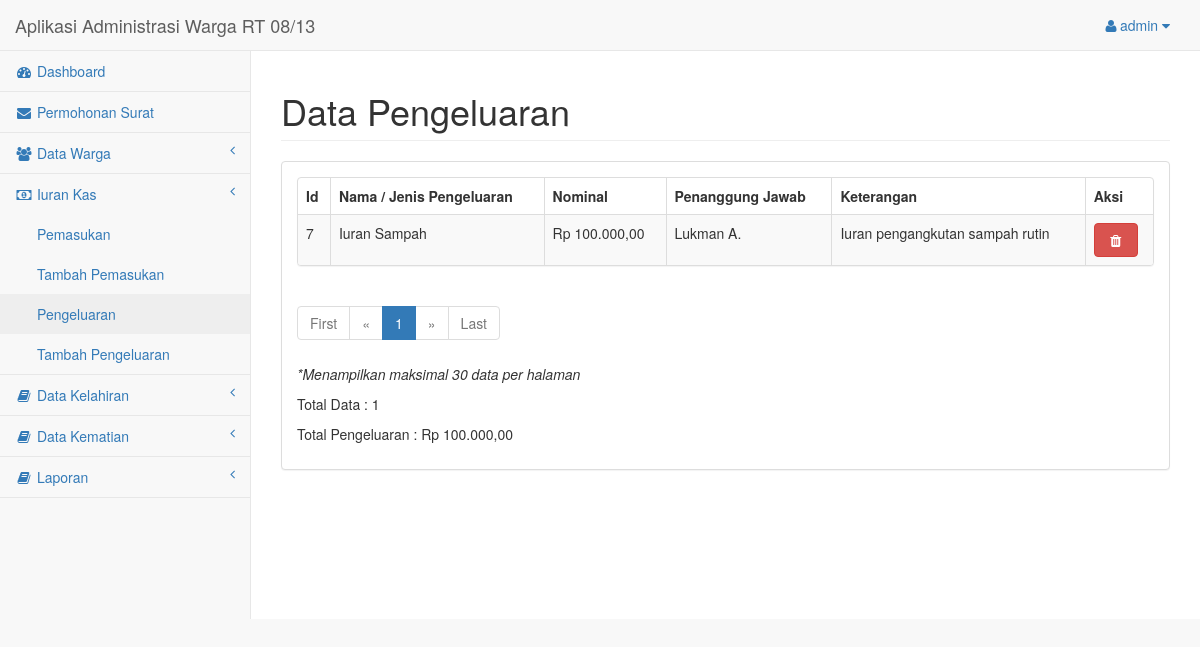
The app's page /halaman_admin/pengeluaran.php (signed in) with its own data.
### tables this page shows
CREATE TABLE `tabel_pengeluaran` (
  `id_pengeluaran` int(10) NOT NULL,
  `nama_pengeluaran` varchar(50) NOT NULL,
  `nominal` int(30) NOT NULL,
  `nik` varchar(30) NOT NULL,
  `keterangan` text NOT NULL,
  `tgl_input` varchar(30) NOT NULL
);

CREATE TABLE `tabel_warga` (
  `no_kk` varchar(30) NOT NULL,
  `nik` varchar(30) NOT NULL,
  `nama` varchar(50) NOT NULL,
  `jk` varchar(10) NOT NULL,
  `tempat_lahir` varchar(20) NOT NULL,
  `tgl_lahir` varchar(30) NOT NULL,
  `agama` varchar(20) NOT NULL,
  `pekerjaan` varchar(20) NOT NULL,
  `pendidikan` varchar(20) NOT NULL,
  `status_kawin` varchar(12) NOT NULL,
  `status_keluarga` varchar(20) NOT NULL
);

### halaman_admin/function.php (called while the page is built, shortened)
<?php
function rupiah($nominal){
	$hasil = number_format($nominal,2,',','.');
	return $hasil;
}
?>

### halaman_admin/pengeluaran.php (the view, shortened to what this page needs)
<?php
    include("layout-header.php");
    include("function.php");
?>
        <div id="page-wrapper">
            <div class="row">
                <div class="col-lg-12">
                    <h1 class="page-header">Data Pengeluaran</h1>
                </div>
            </div>
            <div class="row">
                <div class="col-lg-12">
                    <div class="panel panel-default">
                        <div class="panel-body">
                            <div class="row">
                <div class="col-lg-12">
                    <div class="panel panel-default">
                            <div class="table-responsive">
                                <table class="table table-striped table-bordered table-hover">
                                    <?php
                                        $page = (isset($_GET['page'])) ? $_GET['page'] : 1;
                                        $limit = 30;
                                        $limit_start = ($page - 1) * $limit;
                                        if(isset($_GET['qcari'])){
                                            $qcari = $_GET['qcari'];
                                            $sql = "SELECT * FROM tabel_kelahiran, tabel_warga WHERE tabel_kelahiran.nama_anak like '%$qcari%' AND tabel_kelahiran.no_kk = tabel_warga.no_kk AND tabel_warga.status_keluarga = 'Kepala Keluarga'";
                                        } else{
                                            $sql = "SELECT * FROM tabel_pengeluaran, tabel_warga WHERE tabel_pengeluaran.nik = tabel_warga.nik LIMIT ".$limit_start.",".$limit;
                                        }
                                        $query = mysqli_query($koneksi, $sql);
                                        if (mysqli_num_rows($query) < 1) {
                                            echo "Tidak Ada Data";
                                        } else {
                                            echo "<thead>";
                                                echo "<tr>";
                                                echo "<th>Id</th>";
                                                echo "<th>Nama / Jenis Pengeluaran </th>";
                                                echo "<th>Nominal</th>";
                                                echo "<th>Penanggung Jawab</th>";
                                                echo "<th>Keterangan</th>";
                                                echo "<th>Aksi</th>";
                                                echo "</tr>";
                                            echo "</thead>";
                                        }
                                        while ($row = mysqli_fetch_array($query)){
                                            $pengeluaran[] = $row['nominal'];
                                            $total_pengeluaran = array_sum($pengeluaran);
                                            echo "<tbody>";
                                            echo "<tr>";
                                            echo "<td>".$row['id_pengeluaran']."</td>";
                                            echo "<td>".$row['nama_pengeluaran']."</td>";
                                            echo "<td>Rp ".rupiah($row['nominal'])."</td>";
                                            echo "<td>".$row['nama']."</td>";
                                            echo "<td>".$row['keterangan']."</td>";
                                            echo "<td>";
                                            echo "</a> <a class='btn btn-danger' data-toggle='tooltip' data-placement='left' title='Hapus' href='pengeluaran-hapus.php?id=".$row['id_pengeluaran']."' onClick ='return hapus()'><i class='fa fa-trash fa-fw'></i></a> ";
                                            echo "</td>";
                                            echo "</tr>";
                                            echo "</tbody>";
                                         }
                                    ?>
                                </table>
                            </div>
                    </div>
                    <div class="row">
                        <div class="col-lg-6">
                            <ul class="pagination">
                            <?php
                                if ($page == 1) {
                            ?>
                            <li class="disabled"><a href="#">First</a></li>
                            <li class="disabled"><a href="#">&laquo;</a></li>
                            <?php
                                } else {
                                $link_prev = ($page > 1) ? $page - 1 : 1;
                            ?>
                            <li><a href="pengeluaran.php?page=1">First</a></li>
                            <li><a href="pengeluaran?page=<?php echo $link_prev; ?>">&laquo;</a></li>
                            <?php
                                }
                            ?>
                            <?php
                                $sql2 = "SELECT COUNT(*) AS jmlh FROM tabel_pengeluaran";
                                $query2 = mysqli_query($koneksi, $sql2);
                                $get_jumlah = mysqli_fetch_array($query2);
                                $jumlah_page = ceil($get_jumlah['jmlh'] / $limit);
                                $jumlah_number = 3;
                                $start_number = ($page > $jumlah_number) ? $page - $jumlah_number : 1;
                                $end_number = ($page < ($jumlah_page - $jumlah_number)) ? $page + $jumlah_number : $jumlah_page;
                                for ($i = $start_number; $i <= $end_number; $i++) {
                                    $link_active = ($page == $i) ? 'class="active"' : '';
                                ?>
                                <li <?php echo $link_active; ?>><a href="pengeluaran.php?page=<?php echo $i; ?>"><?php echo $i; ?></a></li>
                            <?php
                                }
                            ?>
                            <?php
                                if ($page == $jumlah_page) {
                            ?>
                            <li class="disabled"><a href="#">&raquo;</a></li>
                            <li class="disabled"><a href="#">Last</a></li>
                            <?php
                                } else {
                                $link_next = ($page < $jumlah_page) ? $page + 1 : $jumlah_page;
                            ?>
                            <li><a href="pengeluaran.php?page=<?php echo $link_next; ?>">&raquo;</a></li>
                            <li><a href="pengeluaran.php?page=<?php echo $jumlah_page; ?>">Last</a></li>
                            <?php
                                }
                            ?>
                         </ul>
                        </div>
                    </div>
                    <p><i>*Menampilkan maksimal 30 data per halaman</i></p>
                    <p>Total Data : <?php echo mysqli_num_rows($query);  ?></p>
                    <p>Total Pengeluaran : <?php echo "Rp ".rupiah($total_pengeluaran);  ?></p>
                </div>
            </div>
                        </div>
                    </div>
                </div>
            </div>
        </div>
    </div>
<?php include("layout-footer.php"); ?>

### records on screen
tabel_pengeluaran: id_pengeluaran "7", nama_pengeluaran "Iuran Sampah", nominal "100.000,00", tabel_warga.nama "Lukman A.", keterangan "Iuran pengangkutan sampah rutin"

### other values on screen
$_SESSION['username'] "admin"
mysqli_num_rows($query) "1"
rupiah($total_pengeluaran) "100.000,00"
